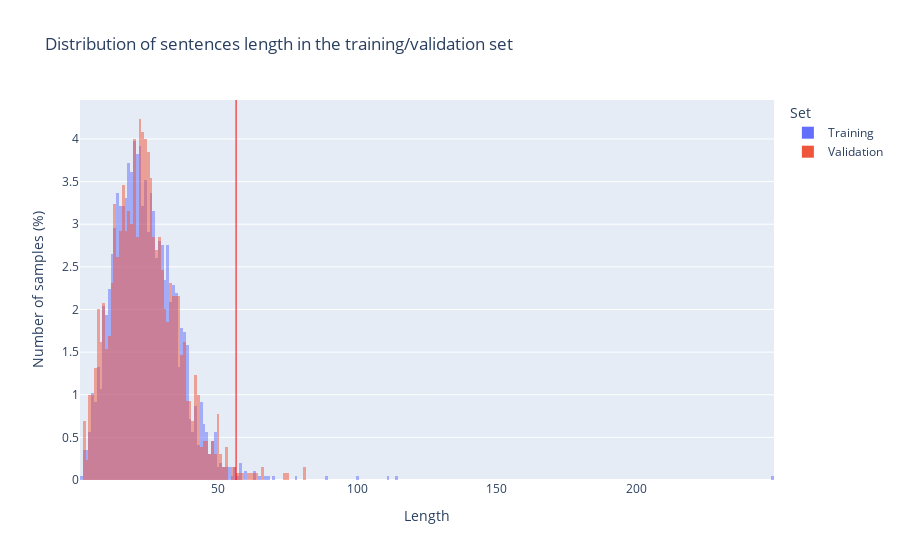

The notebook cell this image was saved under:
### Code cell
fig = px.histogram(
    counts,
    title='Distribution of sentences length in the training/validation set',
    barmode='overlay',
    histnorm='percent',
    labels={
        "variable": "Set"
    }
)
cut = np.ceil(np.percentile(df_train.groupby(SPLIT_METHOD).size().to_list(), 99))
fig.add_vline(x=cut + 0.5, line_width=1, line_color="red")
fig.update_layout(yaxis_title="Number of samples (%)", xaxis_title="Length")
fig.show()

### Figure 1 — Plotly figure (JSON) as saved in the notebook; plotly's stock layout.template omitted (floating-point values rounded to 4 significant figures; data arrays with more than 128 entries replaced by an {"elided": "..."} marker saying what was removed)
{"data": [{"alignmentgroup": "True", "bingroup": "x", "histnorm": "percent", "hovertemplate": "Set=Training<br>value=%{x}<br>percent=%{y}<extra></extra>", "legendgroup": "Training", "marker": {"color": "#636efa", "opacity": 0.5, "pattern": {"shape": ""}}, "name": "Training", "offsetgroup": "Training", "orientation": "v", "showlegend": true, "type": "histogram", "x": {"elided": "3262 int values"}, "xaxis": "x", "yaxis": "y"}, {"alignmentgroup": "True", "bingroup": "x", "histnorm": "percent", "hovertemplate": "Set=Validation<br>value=%{x}<br>percent=%{y}<extra></extra>", "legendgroup": "Validation", "marker": {"color": "#EF553B", "opacity": 0.5, "pattern": {"shape": ""}}, "name": "Validation", "offsetgroup": "Validation", "orientation": "v", "showlegend": true, "type": "histogram", "x": {"elided": "3262 int values"}, "xaxis": "x", "yaxis": "y"}], "layout": {"barmode": "overlay", "legend": {"title": {"text": "Set"}, "tracegroupgap": 0}, "shapes": [{"line": {"color": "red", "width": 1}, "type": "line", "x0": 56.5, "x1": 56.5, "xref": "x", "y0": 0, "y1": 1, "yref": "y domain"}], "title": {"text": "Distribution of sentences length in the training/validation set"}, "xaxis": {"anchor": "y", "domain": [0, 1], "title": {"text": "Length"}}, "yaxis": {"anchor": "x", "domain": [0, 1], "title": {"text": "Number of samples (%)"}}}}
